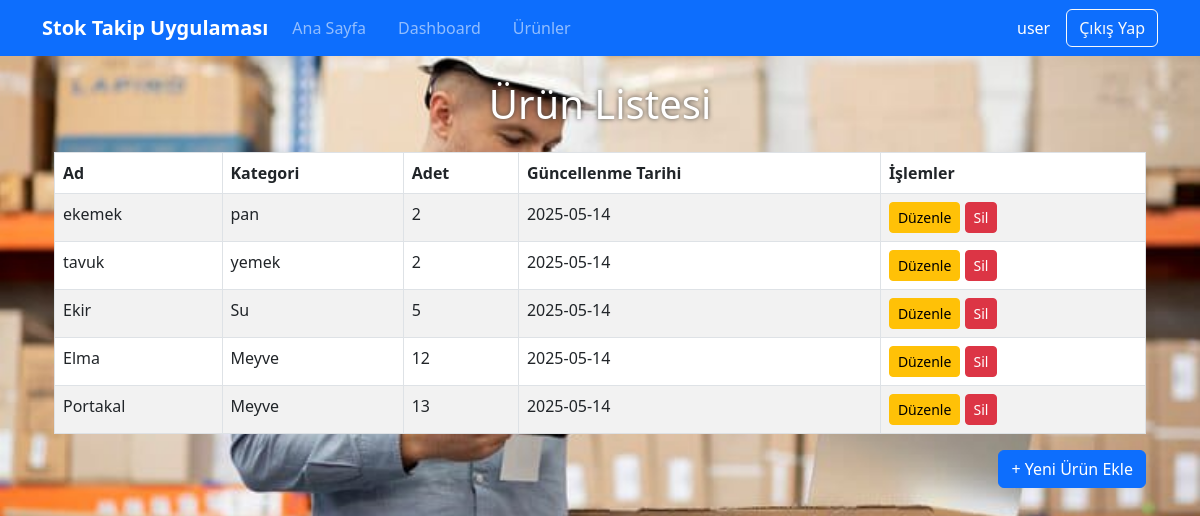
The page /urunler (signed in) on the database its author committed.
### app.py (models this page shows)
class User(db.Model, UserMixin):
    id = db.Column(db.Integer, primary_key=True)
    name = db.Column(db.String(100), nullable=False)
    email = db.Column(db.String(100), unique=True, nullable=False)
    password = db.Column(db.String(100), nullable=False)

class Product(db.Model):
    id = db.Column(db.Integer, primary_key=True)
    name = db.Column(db.String(100), nullable=False)
    category = db.Column(db.String(100), nullable=False)
    quantity = db.Column(db.Integer, nullable=False)
    updated_at = db.Column(db.String(20), nullable=False)

### app.py (the view)
@app.route('/urunler')
@login_required
def urun_listesi():
    urunler = Product.query.all()
    return render_template('urunler.html', urunler=urunler)

### app.py (called while the page is built)
@login_manager.user_loader
def load_user(user_id):
    return User.query.get(int(user_id))

### templates/urunler.html
{% extends "base.html" %}
{% block page_class %}urunler-background{% endblock %}
{% block content %}
<div class="container mt-4">
    <h1 class="text-center mb-4 text-white">Ürün Listesi</h2>
    {% if urunler %}
        <table class="table table-bordered table-striped">
            <thead>
                <tr>
                    <th>Ad</th>
                    <th>Kategori</th>
                    <th>Adet</th>
                    <th>Güncellenme Tarihi</th>
                    <th>İşlemler</th>
                </tr>
            </thead>
            <tbody>
                {% for urun in urunler %}
                <tr>
                    <td>{{ urun.name }}</td>
                    <td>{{ urun.category }}</td>
                    <td>{{ urun.quantity }}</td>
                    <td>{{ urun.updated_at }}</td>
                    <td>
                        <a href="{{ url_for('urun_duzenle', id=urun.id) }}" class="btn btn-sm btn-warning">Düzenle</a>
                        <a href="{{ url_for('urun_sil', id=urun.id) }}" class="btn btn-sm btn-danger" onclick="return confirm('Silmek istediğinizden emin misiniz?');">Sil</a>
                    </td>
                </tr>
                {% endfor %}
            </tbody>
        </table>
    {% else %}
        <div class="alert alert-info text-center">
            Henüz ürün eklenmemiş.
        </div>
    {% endif %}
    <div class="text-end mt-3">
        <a href="{{ url_for('urun_ekle') }}" class="btn btn-primary">+ Yeni Ürün Ekle</a>
    </div>
</div>
{% endblock %}

### templates/base.html (shortened to what this page needs)
<!DOCTYPE html>
<html lang="tr">
<head>
    <link href="https://cdn.jsdelivr.net/npm/bootstrap@5.3.0/dist/css/bootstrap.min.css" rel="stylesheet">
    <link rel="stylesheet" href="https://cdn.jsdelivr.net/npm/bootstrap-icons@1.7.2/font/bootstrap-icons.css">
    <link rel="stylesheet" href="{{ url_for('static', filename='background.css') }}">
</head>
<body class="{% block page_class %}{% endblock %}">
    <nav class="navbar navbar-expand-lg navbar-dark bg-primary">
        <div class="container">
            <a class="navbar-brand" href="/">Stok Takip Uygulaması</a>
            <div class="collapse navbar-collapse" id="navbarNav">
                <ul class="navbar-nav me-auto mb-2 mb-lg-0">
                    <li class="nav-item">
                        <a class="nav-link" href="/">Ana Sayfa</a>
                    </li>
                    <li class="nav-item">
                        <a class="nav-link" href="/dashboard">Dashboard</a>
                    </li>
                    <li class="nav-item">
                        <a class="nav-link" href="/urunler">Ürünler</a>
                    </li>
                </ul>
                <div class="auth-buttons">
                    {% if current_user.is_authenticated %}
                        <span class="navbar-text text-white me-2">{{ current_user.name }}</span>
                        <a href="/logout" class="btn btn-outline-light">Çıkış Yap</a>
                    {% else %}
                        <a href="/login" class="btn btn-outline-light">Giriş Yap</a>
                        <a href="/register" class="btn btn-light">Kayıt Ol</a>
                    {% endif %}
                </div>
            </div>
        </div>
    </nav>
    <div class="container mt-4">
        {% block content %}{% endblock %}
    </div>
</body>
</html>

### static/background.css (style rules this page uses)
h1 { text-shadow: 0px 0px 5px rgb(65, 65, 65); }
.urunler-background { background-image: url('/static/img/WhatsApp Image 2025-05-15 at 16.06.56 (2).jpeg'); background-size: cover; background-position: center; background-repeat: no-repeat; background-attachment: fixed; min-height: 100vh; width: 100%; }

### templates/base.html (style rules this page uses)
.navbar-brand { font-weight: bold; }
.auth-buttons { margin-left: auto; display: flex; align-items: center; gap: 0.5rem; }
.navbar-nav { flex-direction: row; gap: 1rem; }

### rows shown on the page
User: name "user"
Product: name "ekemek", category "pan", quantity "2", updated_at "2025-05-14"
Product: name "tavuk", category "yemek", quantity "2", updated_at "2025-05-14"
Product: name "Ekir", category "Su", quantity "5", updated_at "2025-05-14"
Product: name "Elma", category "Meyve", quantity "12", updated_at "2025-05-14"
Product: name "Portakal", category "Meyve", quantity "13", updated_at "2025-05-14"
